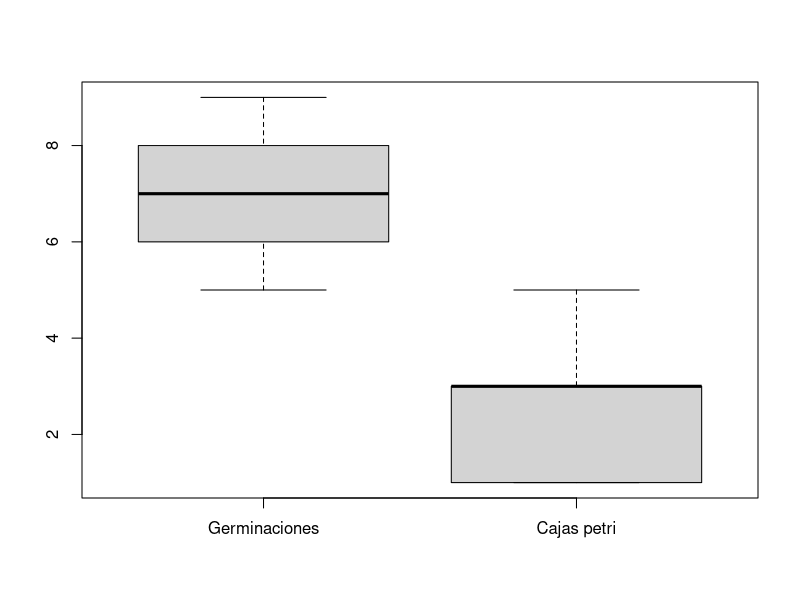
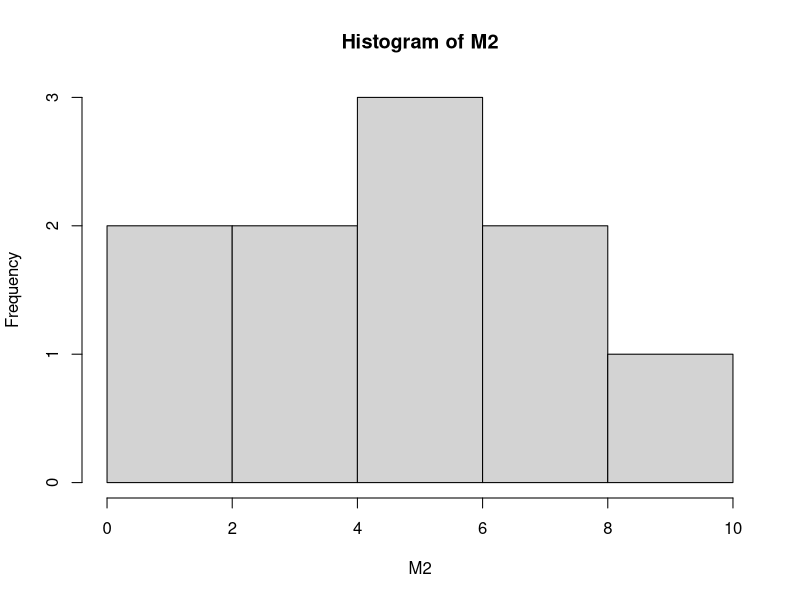

These charts were generated, in order, by the following R code: (Note: this script raises an error after producing the figures.)
#Adriana Kareny Garcia Ledezma
# 29/08/2022
# Tarea 3


# Problema 1 --------------------------------------------------------------

M1 <- matrix(c(1,6,1,2,4,3,3,1,4,4,3,2),3,4)
rownames(M1) <- c("i","xi","yi")
M1

i <- seq(1,4,1)
x <- c(6,4,1,3)
y <- c(1,3,4,2)

xi <- sum(x)
xiyi <- sum(x)*sum(y)


Pxi <- prod(x)
Pxiyi <- prod(x)*prod(y)
Pxiyi2 <- (prod(x)^2)*(prod(y)^0.5)


# Problema 2 --------------------------------------------------------------

Grupo_A <- c(80,90,90,100)
Grupo_A
Grupo_B <- c(60, 65, 65, 70, 70, 70, 75, 75, 80, 80, 80, 80, 80, 85, 100)
A_M <- mean(Grupo_A)
A_M
B_M <- mean(Grupo_B)
B_M

# a) Grupo A,debido a que es un grupo pequeÃ±o con altas alturas
# b) Grupo A, si coincide con mi primera impresiÃ³n 


# Problema 3 --------------------------------------------------------------

examenes_presentados <- c(87,72,85)
S_Ex <- sum(examenes_presentados)# suma de los examenes presentados
puntos_80 <- 4*80#puntos necesarios para tener una media 80
Calificacion_4 <- puntos_80 - S_Ex#calificacion que debe de obtener para el 4 ex.
Calificacion_4

#Jose debera obtener un de 76 calificacion parea tener una media de 80

Ex4 <- c(87,72,85,76)
mean(Ex4)


# Problema 4 --------------------------------------------------------------
#Respuesta correcta b)Hay un total de 110 niños en la ciudad.

# Problema 5 --------------------------------------------------------------

M2 <- matrix(c(5,6,7,8,9,1,3,5,3,1),5,2)
colnames(M2) <- c("Germinaciones","Cajas petri")
M2

#a) ¿Que tipo de gráfico podrías usar para visualizar estos datos?

boxplot(M2)# grafica de Caja y bigotes

hist(M2)#histograma

stem(M2)#grafico de tallo y hoja

#b) ¿Cual es la media? Muestre su trabajo o código, o explique cómo obtuvo su respuesta.
mean(M2)
#c) ¿Cual es la mediana? Muestre su trabajo o código, o explique cómo obtuvo su respuesta
median(M2)


# Problema 6 --------------------------------------------------------------

set <- c(2, 2, 3, 6, 10)

#a) Calcule la moda, la mediana y la media.
mean(set) #media
median(set)#mediana
#moda
  uniqv1 <- unique(set)
  uniqv1[which.max(tabulate(match(set, uniqv1)))]
  
#b) Suma 5 a cada uno de los valores de los datos. Calcule la moda, la mediana y la media.
set5 <- set+5
mean(set5) #media
median(set5)#mediana
#moda
uniqv2 <- unique(set5)
uniqv2[which.max(tabulate(match(set5, uniqv2)))]

#c) Compare los resultados de las partes (a) y (b). En general, ¿cómo crees quela moda, la
#mediana y la media se ven afectadas cuando se agrega la misma constante a cada valor
#de datos en un conjunto?
M3 <- matrix(NaN,3,2)
M3[,1] <- c(mean(set),median(set),uniqv1[which.max(tabulate(match(set, uniqv)))])
M3[,2] <- c(mean(set5),median(set5),uniqv2[which.max(tabulate(match(set5, uniqv)))])
M3
#RESPUESTA =Al hagregar una constante la cual interactua en todas, muestra un cambio equivalente en la media,mediana y moda.

#d) Multiplique cada valor de los datos por 5. Calcule la moda, la mediana y la media.
set_M5 <- set*5
uniqv3 <- unique(set_M5)
#moda
uniqv3[which.max(tabulate(match(set_M5, uniqv3)))]
median(set_M5)#mediana
mean(set_M5) #media

#e) Compare los resultados de las partes (a) y (d). En general, ¿cómo crees que la moda,
#La mediana y la media se ven afectadas cuando cada valor de datos en un conjunto se
#multiplica por la misma constante?

Me <- matrix(NaN,3,2)
Me[,1] <- c(mean(set),median(set),uniqv1[which.max(tabulate(match(set, uniqv)))])
Me[,2] <- c(mean(set_M5 ),median(set_M5 ),uniqv3[which.max(tabulate(match(set_M5, uniqv3)))])
Me
#RESPUESTA= Las variables muestran un comportamiento igualitario a la modificacion que se le aplico.

# problema 7 --------------------------------------------------------------

digitos <- c(0, 1, 2, 3, 4, 5, 6, 7, 8, 9)

#a) Enumere cinco dígitos que tengan una mediana de 7 y una media de 7 (se permiten repeticiones).
#Encontrar un conjunto diferente de 5 dígitos que tambien funcionen.

D1 <-c(9,4,7,8,7) #Conjunto de digitos 1
median(D1)#mediana
mean(D1) #media

D2 <-c(4,9,9,6,7) #Conjunto de digitos 2
median(D2)#mediana
mean(D2) #media

#b) Enumere cinco dígitos que tengan una mediana de 7 y una media inferior a 7 (se
#permiten repeticiones). Da la media de tus 5 dígitos. Encuentra un conjunto diferentede 5 dígitos que funcione.

d1 <-c(1,1,7,7,9) #Conjunto de digito 1
median(d1)#mediana
mean(d1) #media


d2 <-c(1,8,9,5,7) #Conjunto de digito 2
median(d2)#mediana
mean(d2) #media
